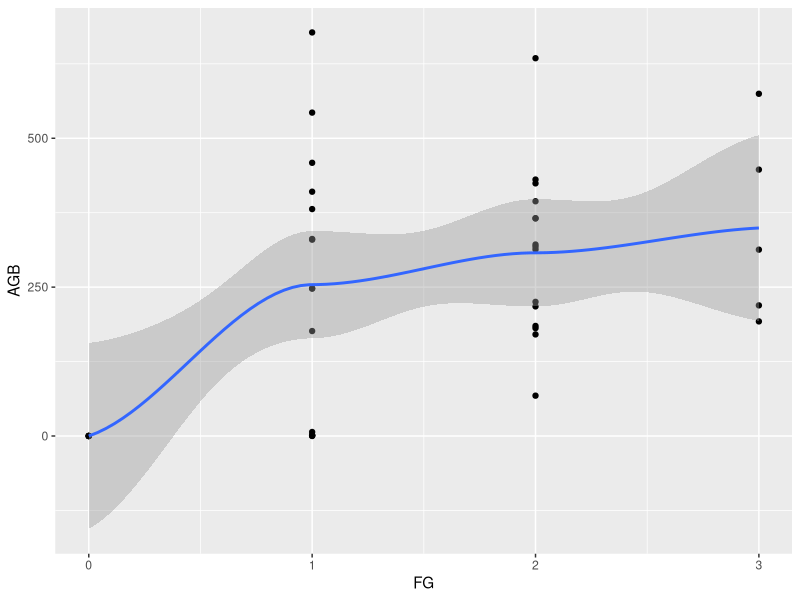
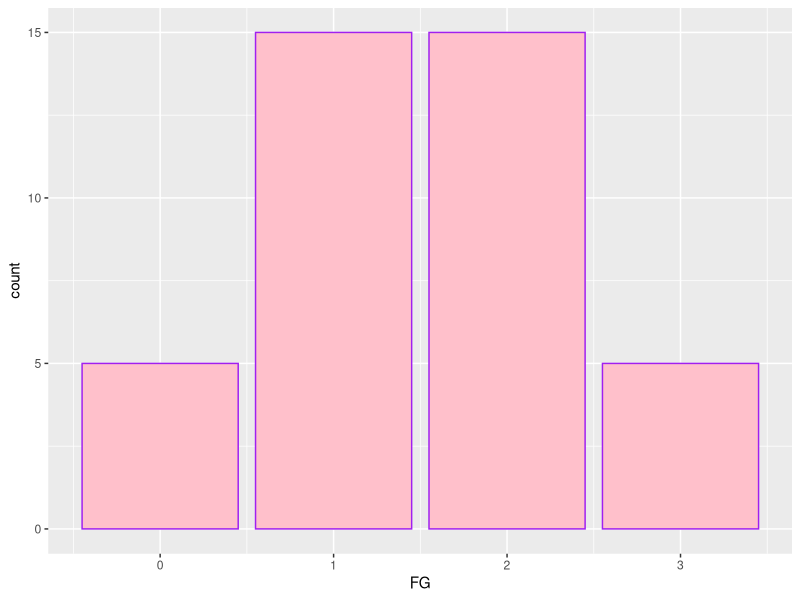
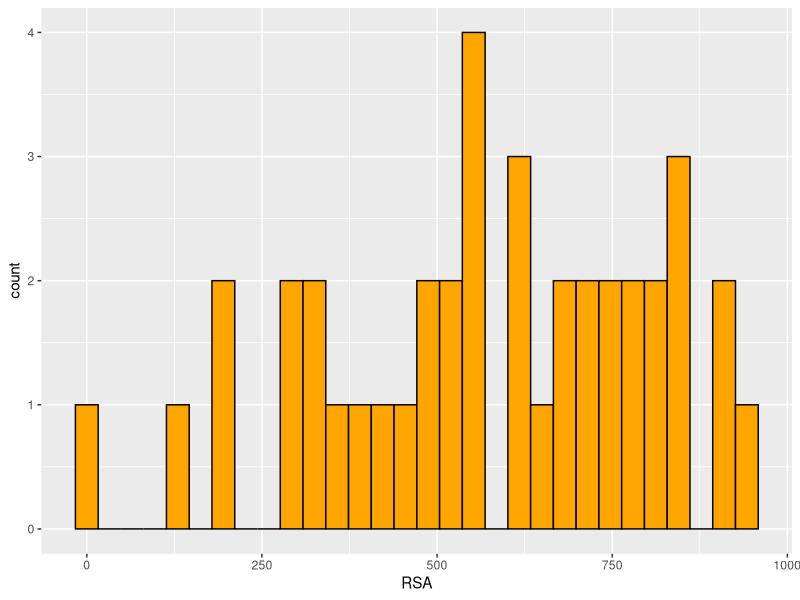
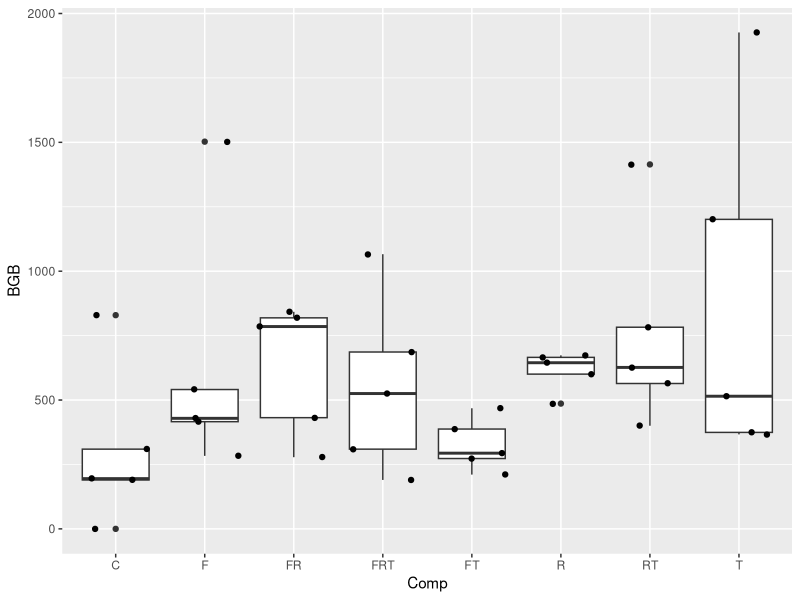
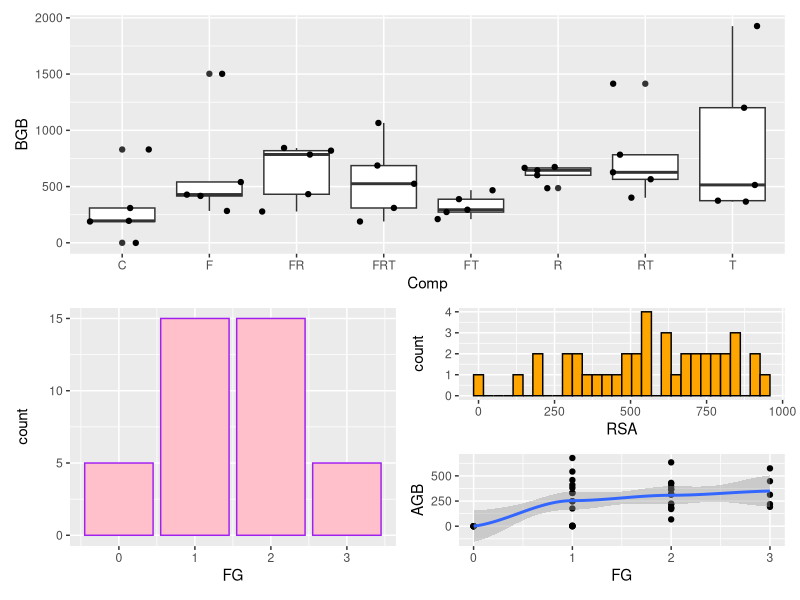

R code for these plots, in order:
## ---- chunk 1
# read in CSV
d<-read.csv(file="hw12data.csv")
library(ggplot2)
library(ggthemes)
library(patchwork)
library(TeachingDemos)
char2seed("Biomass")
## ---- chunk 2
g1 <- ggplot(data=d, mapping=aes(x=FG,y=AGB)) + 
  geom_point() + 
  geom_smooth()
print(g1)
## ---- chunk 3
g2 <- ggplot(data=d,
             mapping=aes(x=FG,fill=I("pink"),color=I("purple"))) + 
             geom_bar(stat="count") + 
             theme(legend.position="none")
print(g2)
## ---- chunk 4
g3 <- ggplot(data=d,
             mapping=aes(x=RSA,fill=I("orange"),color=I("black"))) + 
  geom_histogram()
 print(g3)
## ---- chunk 5
  g4 <- ggplot(data=d, 
               mapping=aes(x=Comp,y=BGB,fill=BGB)) + 
    geom_boxplot() + 
    geom_jitter()+
             theme(legend.position="none")
  
  print(g4)
## ---- chunk 6
g4 + {
    g2 + {
      g3 +
        g1 +
        plot_layout(ncol=1)
    }
  } +
    plot_layout(ncol=1)
